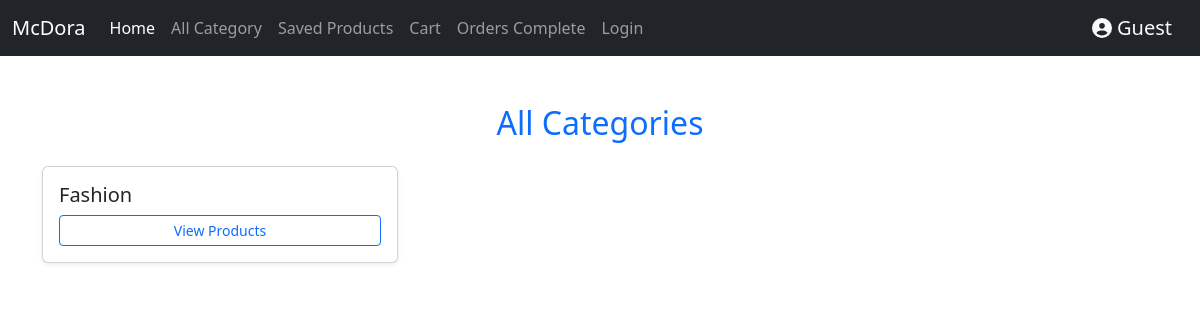
The page /all_category/ on the database as committed earlier.
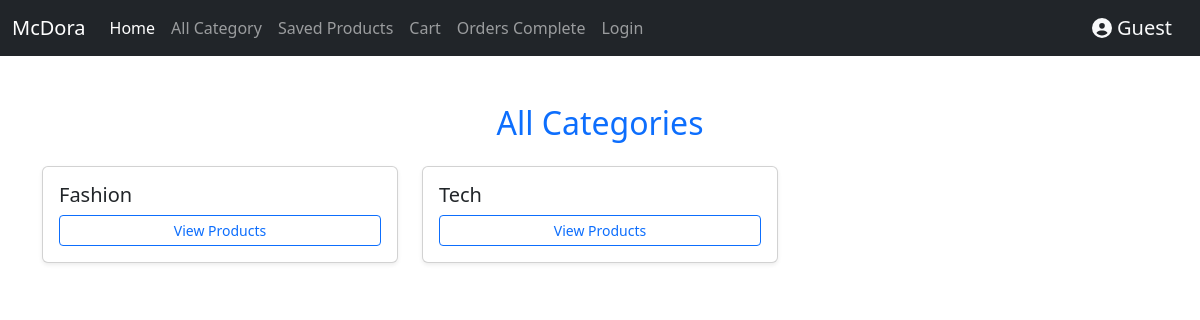
The same page on the database as committed later.
### store/models.py (models this page shows, shortened)
class Category(models.Model):
    name = models.CharField(max_length=100, null=True)
    date_created = models.DateTimeField(auto_now_add=True, null=True)

### store/views.py (the view)
# urls.py: path('all_category/', views.all_category, name='all_category'),
def all_category(request):
    categories = Category.objects.all()
    context = {'categories': categories}
    return render(request, 'all_category.html', context)

### store/templates/all_category.html
{% extends 'base.html' %}
{% block content %}
<div class="container mt-5">
    <h2 class="text-center text-primary mb-4">All Categories</h2>
    <div class="row">
        {% for category in categories %}
            <div class="col-md-4 mb-3">
                <div class="card shadow-sm p-3">
                    <h5 class="card-title">{{ category.name }}</h5>
                    <a href="{% url 'category_detail' id=category.id %}" class="btn btn-outline-primary btn-sm">View Products</a>
                </div>
            </div>
        {% empty %}
            <p class="text-muted text-center">No categories found.</p>
        {% endfor %}
    </div>
</div>
{% endblock %}

Rows that differ between the two databases and show on the page:
added Category: name "Tech"
